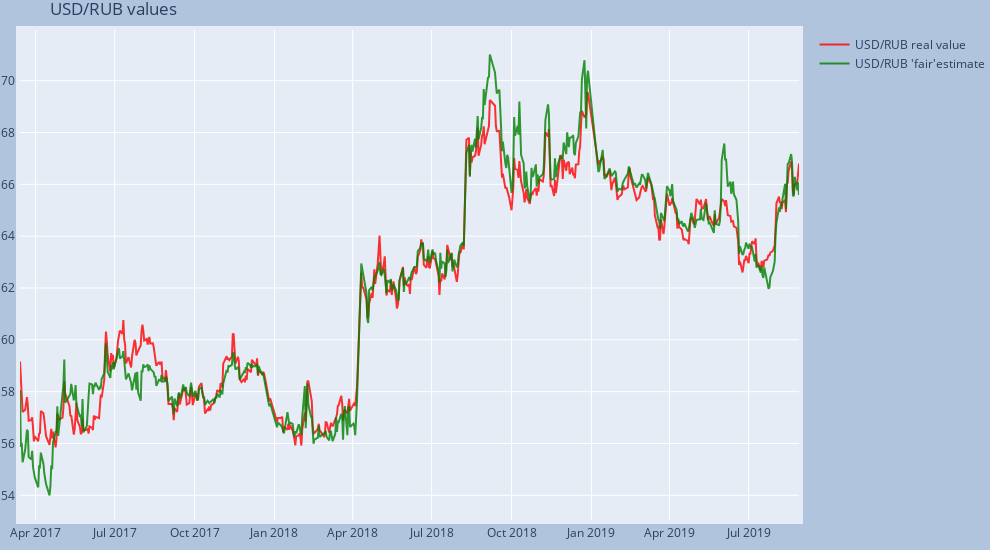

The notebook cell this image was saved under:
### Code cell
fig = go.Figure()
fig.add_trace(go.Scatter(
                x=predict_df.Date,
                y=predict_df.USD_RUB,
                name="USD/RUB real value",
                line_color='red',
                opacity=0.8))

fig.add_trace(go.Scatter(
                x=predict_df.Date,
                y=predict_df.prediction,
                name="USD/RUB 'fair'estimate",
                line_color='green',
                opacity=0.8))

fig.update_layout(
    title_text="USD/RUB values",
    autosize=False,
    width=990,
    height=550,
    margin=dict(l=20,r=0,b=30,t=30,pad=4),
    paper_bgcolor="LightSteelBlue")

fig.show()

### Figure 1 — Plotly figure (JSON) as saved in the notebook; plotly's stock layout.template omitted (floating-point values rounded to 4 significant figures; data arrays with more than 128 entries replaced by an {"elided": "..."} marker saying what was removed)
{"data": [{"line": {"color": "red"}, "name": "USD/RUB real value", "opacity": 0.8, "type": "scatter", "x": {"elided": "585 str values"}, "y": {"elided": "585 float values"}}, {"line": {"color": "green"}, "name": "USD/RUB 'fair'estimate", "opacity": 0.8, "type": "scatter", "x": {"elided": "585 str values"}, "y": {"elided": "585 float values"}}], "layout": {"autosize": false, "height": 550, "margin": {"b": 30, "l": 20, "pad": 4, "r": 0, "t": 30}, "paper_bgcolor": "LightSteelBlue", "title": {"text": "USD/RUB values"}, "width": 990}}
